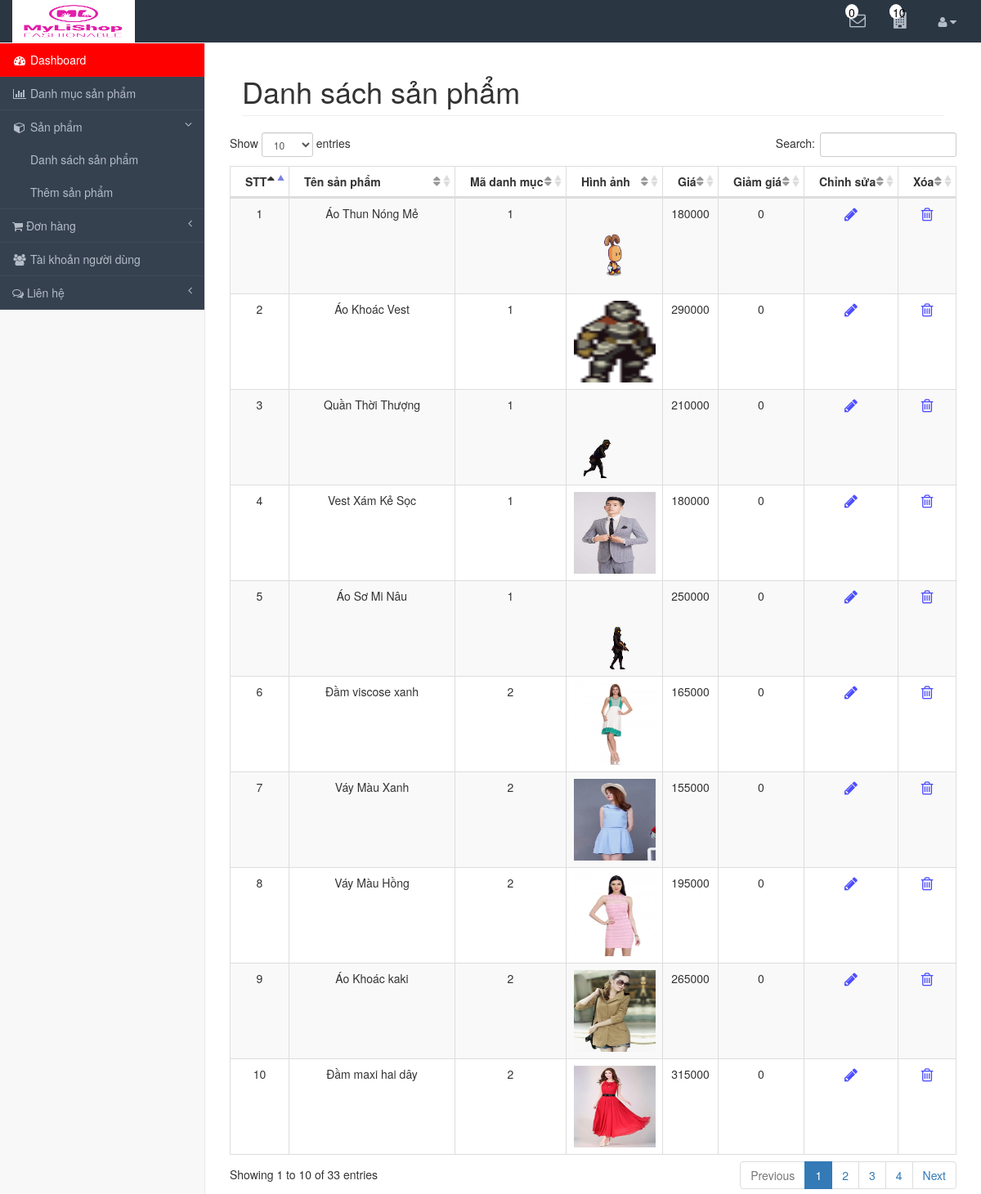
Screenshot of /admin/product-list.php with the database file from the repository.
### tables this page shows
CREATE TABLE `products` (
  `id` int(11) NOT NULL,
  `name` varchar(255) NOT NULL,
  `category_id` int(11) NOT NULL,
  `image` varchar(255) NOT NULL,
  `description` text NOT NULL,
  `price` float NOT NULL,
  `saleprice` float NOT NULL,
  `created` date NOT NULL,
  `quantity` int(11) NOT NULL,
  `keyword` varchar(45) DEFAULT NULL,
  `status` int(11) DEFAULT NULL
);

### admin/product-list.php (the view, shortened to what this page needs)
<?php
include 'header.php';
require_once("../model_test/connect.php");
?>
<div id="page-wrapper">
	<div class="container-fluid">
		<div class="row">
			<div class="col-lg-12 col-md-12 col-sm-12 col-xs-12">
				<h1 class="page-header"> Danh sách sản phẩm </h1>
			</div>
			<table class="table table-striped table-bordered table-hover" id="dataTables-example">
				<thead>
					<tr align="center">
						<th> STT </th>
						<th> Tên sản phẩm </th>
						<th> Mã danh mục </th>
						<th> Hình ảnh </th>
						<th> Giá </th>
						<th> Giảm giá </th>
						<th> Chỉnh sửa </th>
						<th> Xóa </th>
					</tr>
				</thead>
				<tbody>
					<?php
					$sql = "SELECT * FROM products ORDER BY id DESC";
					$result = mysqli_query($conn, $sql);
					if ($result) {
						while ($row = mysqli_fetch_assoc($result)) {
							if ($row['image'] == null || $row['image'] == '') {
								$thumbImage = "";
							} else {
								$thumbImage = "../" . $row['image'];
							}
							?>
							<tr class="odd gradeX" align="center">
								<td><?php echo $row['id']; ?></td>
								<td><?php echo $row['name']; ?></td>
								<td><?php echo $row['category_id']; ?></td>
								<td>
									<img src="<?php echo $thumbImage; ?>" width="100px" ; height="100px" ;>
								</td>
								<td><?php echo $row['price']; ?></td>
								<td><?php echo $row['saleprice']; ?></td>
								<td class="center">
									<a href="product-edit.php?idProduct=<?php echo $row['id']; ?>"><i class="fa fa-pencil fa-lg"
											title="Chỉnh sửa"></i></a>
								</td>
								<td class="center">
									<a href="product-delete.php?idProducts=<?php echo $row['id']; ?>"><i
											class="fa fa-trash-o fa-lg" title="Xóa"></i></a>
								</td>
							</tr>
							<?php
						}
					}
					?>
				</tbody>
			</table>
		</div>
	</div>
</div>

### admin/header.php (shortened to what this page needs)
<?php
require_once('../model_test/connect.php');
$sqlContacts = "SELECT COUNT(*) AS newContacts FROM contacts WHERE status = 0";
$stmt = mysqli_prepare($conn, $sqlContacts);
mysqli_stmt_execute($stmt);
$resultContacts = mysqli_stmt_get_result($stmt);
if ($resultContacts) {
    $rows = mysqli_stmt_num_rows($stmt);
    if ($rows == 0) {
        $resultContacts = 0;
    } else {
        while ($row = mysqli_stmt_fetch($stmt)) {
            $resultContacts = $row['newContacts'];
        }
    }
}
?>
<!DOCTYPE html>
<html lang="en">
<head>
    <link href="bower_components/bootstrap/dist/css/bootstrap.min.css" rel="stylesheet">
    <link href="bower_components/metisMenu/dist/metisMenu.min.css" rel="stylesheet">
    <link href="dist/css/sb-admin-2.css" rel="stylesheet">
    <link href="bower_components/font-awesome/css/font-awesome.min.css" rel="stylesheet" type="text/css">
    <link href="bower_components/datatables-plugins/integration/bootstrap/3/dataTables.bootstrap.css" rel="stylesheet">
    <link href="bower_components/datatables-responsive/css/dataTables.responsive.css" rel="stylesheet">
</head>
<body>
    <div id="wrapper">
        <nav class=" navbar navbar-default navbar-static-top" role="navigation"
            style="margin-bottom: 0;     background: #2b3643; border-color: #2b3643">
            <div class="navbar-header">
                <a class="navbar-brand" href="" style="margin-top: -15px;"><img src="../images/logohong.png" alt=""
                        width="150px;" height="52px;"></a>
            </div>
            <ul class="nav navbar-top-links navbar-right">
                <li>
                    <a href="contact-new.php" title="Danh sách liên hệ mới"> <i class="fa fa-envelope-o"
                            aria-hidden="true" style="font-size: 20px;"></i>
                        <div class="top-message">
                            <?php echo $resultContacts; ?>
                        </div>
                    </a>
                </li>
                <li>
                    <a href="neworder.php" title="Đơn đặt hàng mới"> <i class="fa fa-building"
                            style="font-size: 20px;"></i>
                        <div class="top-message">
                            <?php
                            $sql = "SELECT COUNT(*) AS newOrders FROM view_groupby_idorder WHERE status = 0";
                            $resOrder = mysqli_query($conn, $sql);
                            if ($resOrder) {
                                $rows = mysqli_num_rows($resOrder);
                                if ($rows == 0) {
                                    $newOrders = 0;
                                } else {
                                    while ($row = mysqli_fetch_assoc($resOrder)) {
                                        $newOrders = $row['newOrders'];
                                    }
                                }
                                echo $newOrders;
                            }
                            ?>
                        </div>
                    </a>
                </li>
                <li class="dropdown">
                    <a class="dropdown-toggle" data-toggle="dropdown" href="#">
                        <i class="fa fa-user fa-fw"></i><i class="fa fa-caret-down"></i>
                    </a>
                </li>
            </ul>
            <div class="navbar-default sidebar" role="navigation" style="background: #364150">
                <div class="sidebar-nav navbar-collapse">
                    <ul class="nav" id="side-menu">
                        <li style="background-color: red;">
                            <a href="" style="color: white;"><i class="fa fa-dashboard fa-fw"></i> Dashboard </a>
                        </li>
                        <li>
                            <a href="category-list.php"><i class="fa fa-bar-chart-o fa-fw"></i> Danh mục sản phẩm </a>
                        </li>
                        <li>
                            <a href=""><i class="fa fa-cube fa-fw"></i> Sản phẩm <span class="fa arrow"></span></a>
                            <ul class="nav nav-second-level">
                                <li>
                                    <a href="product-list.php"> Danh sách sản phẩm </a>
                                </li>
                                <li>
                                    <a href="product-add.php"> Thêm sản phẩm </a>
                                </li>
                            </ul>
                        </li>
                        <li>
                            <a href="#"><i class="fa fa-shopping-cart" aria-hidden="true"></i> Đơn hàng <span
                                    class="fa arrow"></span></a>
                        </li>
                        <li>
                            <a href="user-list.php"><i class="fa fa-users fa-fw"></i> Tài khoản người dùng </a>
                        </li>
                        <li>
                            <a href="#"><i class="fa fa-comments-o" aria-hidden="true"></i> Liên hệ <span
                                    class="fa arrow"></span></a>
                        </li>
                    </ul>
                </div>
            </div>
        </nav>
    </div>
</body>
</html>

### admin/header.php (style rules this page uses)
a { color: #B4BCC8; }
.top-message { position: absolute; top: 5px; background-color: #fff; border-radius: 100%; color: black; width: 16px; height: 18px; left: 10px; padding-left: 4px; }

### rows the page displays
products: id "10", name "Đầm maxi hai dây", category "2", image (picture), price "315000", saleprice "0"
products: id "9", name "Áo Khoác kaki", category "2", image (picture), price "265000", saleprice "0"
products: id "8", name "Váy Màu Hồng", category "2", image (picture), price "195000", saleprice "0"
products: id "7", name "Váy Màu Xanh", category "2", image (picture), price "155000", saleprice "0"
products: id "6", name "Đầm viscose xanh", category "2", image (picture), price "165000", saleprice "0"
products: id "5", name "Áo Sơ Mi Nâu", category "1", image (picture), price "250000", saleprice "0"
products: id "4", name "Vest Xám Kẻ Sọc", category "1", image (picture), price "180000", saleprice "0"
products: id "3", name "Quần Thời Thượng", category "1", image (picture), price "210000", saleprice "0"
products: id "2", name "Áo Khoác Vest", category "1", image (picture), price "290000", saleprice "0"
products: id "1", name "Áo Thun Nóng Mẻ", category "1", image (picture), price "180000", saleprice "0"

### other values shown
$resultContacts "0"
$newOrders "10"
